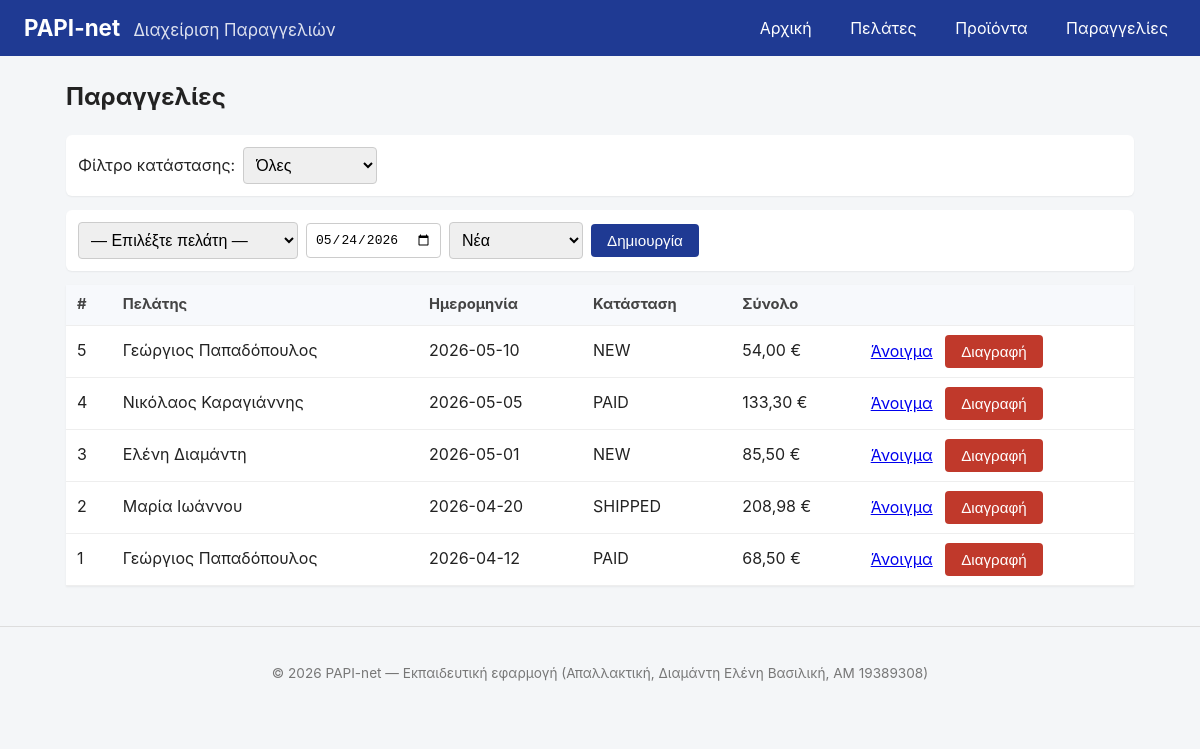
/orders.php, run on the app's committed database.
### tables this page shows
CREATE TABLE IF NOT EXISTS orders (
   
  id INT AUTO_INCREMENT PRIMARY KEY,
   
  client_id INT NOT NULL,
   
  order_date DATE NOT NULL,
   
  status ENUM('NEW','PAID','SHIPPED','CANCELLED') DEFAULT 'NEW',
   
  CONSTRAINT fk_orders_client FOREIGN KEY (client_id) REFERENCES clients(id) ON DELETE CASCADE
);

CREATE TABLE IF NOT EXISTS clients (
   
  id INT AUTO_INCREMENT PRIMARY KEY,
   
  fullname VARCHAR(120) NOT NULL,
   
  email VARCHAR(120),
   
  phone VARCHAR(30),
   
  city VARCHAR(60),
   
  created_at TIMESTAMP DEFAULT CURRENT_TIMESTAMP
);

### includes/config.php (called while the page is built, shortened)
<?php
function h(?string $s): string {
    return htmlspecialchars((string)$s, ENT_QUOTES, 'UTF-8');
}

### public/orders.php (the view, shortened to what this page needs)
<?php
require_once __DIR__ . '/../includes/config.php';
$filterStatus = $_GET['status'] ?? 'ALL';
if ($filterStatus === 'ALL') {
    $orders = $pdo->query("
        SELECT o.id, o.order_date, o.status, c.fullname,
               COALESCE(SUM(oi.qty * oi.unit_price), 0) AS total
        FROM orders o
        JOIN clients c ON c.id = o.client_id
        LEFT JOIN order_items oi ON oi.order_id = o.id
        GROUP BY o.id, o.order_date, o.status, c.fullname
        ORDER BY o.id DESC
    ")->fetchAll();
}
require_once __DIR__ . '/../includes/header.php';
?>
<h2>Παραγγελίες</h2>
<form method="get" class="form-inline" style="margin-bottom:10px;">
    <label for="status-filter">Φίλτρο κατάστασης:</label>
    <select name="status" id="status-filter" onchange="this.form.submit()">
        <option value="ALL"       <?= $filterStatus === 'ALL'       ? 'selected' : '' ?>>Όλες</option>
    </select>
</form>
<form method="post" class="form-inline">
    <select name="client_id" required>
        <option value="">— Επιλέξτε πελάτη —</option>
    </select>
    <input type="date" name="order_date" value="<?= date('Y-m-d') ?>">
    <select name="status">
        <option value="NEW">Νέα</option>
    </select>
    <button type="submit">Δημιουργία</button>
</form>
<table class="data">
    <thead>
        <tr><th>#</th><th>Πελάτης</th><th>Ημερομηνία</th><th>Κατάσταση</th><th>Σύνολο</th><th></th></tr>
    </thead>
    <tbody>
    <?php foreach ($orders as $o): ?>
        <tr>
            <td><?= (int)$o['id'] ?></td>
            <td><?= h($o['fullname']) ?></td>
            <td><?= h($o['order_date']) ?></td>
            <td><?= h($o['status']) ?></td>
            <td><?= number_format((float)$o['total'], 2, ',', '.') ?> &euro;</td>
            <td>
                <a href="orders_view.php?id=<?= (int)$o['id'] ?>">Άνοιγμα</a>
                <form method="post" style="display:inline; margin-left:8px;" onsubmit="return confirm('Διαγραφή παραγγελίας #<?= (int)$o['id'] ?>; Θα διαγραφούν και οι γραμμές της.');">
                    <button type="submit" class="danger">Διαγραφή</button>
                </form>
            </td>
        </tr>
    <?php endforeach; ?>
    </tbody>
</table>
<?php require_once __DIR__ . '/../includes/footer.php'; ?>

### public/assets/style.css (style rules this page uses)
* { box-sizing: border-box; }
body { font-family: -apple-system, BlinkMacSystemFont, "Segoe UI", Roboto, "Helvetica Neue", Arial, sans-serif; margin: 0; background: #f4f6f8; color: #222; line-height: 1.45; }
.form-inline { display: flex; gap: 8px; flex-wrap: wrap; margin: 14px 0; align-items: center; background: #fff; padding: 12px; border-radius: 6px; box-shadow: 0 1px 2px rgba(0,0,0,0.06); }
input[type=text], input[type=email], input[type=date], input[type=number], select { padding: 8px; border: 1px solid #ccc; border-radius: 4px; font-size: 1em; }
button { padding: 8px 16px; background: #1f3a93; color: #fff; border: 0; border-radius: 4px; cursor: pointer; font-size: 0.95em; }
button.danger { background: #c0392b; }
table.data { width: 100%; border-collapse: collapse; margin: 14px 0; background: #fff; box-shadow: 0 1px 2px rgba(0,0,0,0.06); }
table.data th, table.data td { padding: 9px 11px; border-bottom: 1px solid #eee; text-align: left; }
table.data th { background: #f7f9fc; font-size: 0.92em; color: #444; }

### data on the page
orders: id "5", client.fullname "Γεώργιος Παπαδόπουλος", order_date "2026-05-10", status "NEW", total "54,00"
orders: id "4", client.fullname "Νικόλαος Καραγιάννης", order_date "2026-05-05", status "PAID", total "133,30"
orders: id "3", client.fullname "Ελένη Διαμάντη", order_date "2026-05-01", status "NEW", total "85,50"
orders: id "2", client.fullname "Μαρία Ιωάννου", order_date "2026-04-20", status "SHIPPED", total "208,98"
orders: id "1", client.fullname "Γεώργιος Παπαδόπουλος", order_date "2026-04-12", status "PAID", total "68,50"
